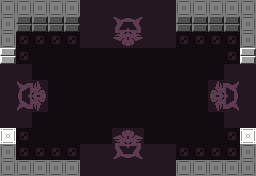

This is a level from a 2D game, rendered from its Tiled map with the project's own tilesets. A one-line summary and the map file follow, with tile-layer data summarised:
An orthogonal 16x11 tile map with 16x16 px tiles, 18 tile layers (Base, Attributes, Base, Attributes, ...), 4 tilesets.

<map version="1.10" tiledversion="1.11.2" orientation="orthogonal" renderorder="right-down" width="16" height="11" tilewidth="16" tileheight="16" infinite="0" nextlayerid="66" nextobjectid="1">
 <properties>
  <property name="category" value="exterior" />
  <property name="color_emphasis" value="0" />
  <property name="dark" type="bool" value="false" />
  <property name="exit_east" type="bool" value="true" />
  <property name="exit_north" type="bool" value="true" />
  <property name="exit_south" type="bool" value="true" />
  <property name="exit_west" type="bool" value="true" />
  <property name="forbid_player_spawning" type="bool" value="false" />
  <property name="raster_effect" value="RASTER_EFFECT_NONE" />
  <property name="room_obj_palette" value="sprite_palette_overworld_table" />
  <property name="room_palette" value="warp_palette_table" />
 </properties>
 <tileset firstgid="1" source="../../MapTiles.tsx" />
 <tileset firstgid="257" source="../../DiscoFloorTiles.tsx" />
 <tileset firstgid="289" source="../../Attributes.tsx" />
 <tileset firstgid="293" source="../../TechnicalTiles.tsx" />
 <layer id="1" name="Base" width="16" height="11" opacity="0.5">
  <data>[176 cells, 176 non-empty, 4 distinct tile ids]</data>
 </layer>
 <layer id="2" name="Attributes" width="16" height="11" opacity="0.2">
  <data>[176 cells, 163 non-empty, 1 distinct tile ids]</data>
 </layer>
 <group id="36" name="Exit - West" class="overlay">
  <properties>
   <property name="adjacent_challenge" type="bool" value="true" />
   <property name="adjacent_exterior" type="bool" value="true" />
   <property name="adjacent_interior" type="bool" value="true" />
   <property name="adjacent_shop" type="bool" value="true" />
   <property name="direction" value="west" />
  </properties>
  <layer id="37" name="Base" width="16" height="11">
   <data>[176 cells, 10 non-empty, 3 distinct tile ids]</data>
  </layer>
  <layer id="38" name="Attributes" width="16" height="11" opacity="0.18">
   <data>[176 cells, 3 non-empty, 1 distinct tile ids]</data>
  </layer>
 </group>
 <group id="30" name="Exit - East" class="overlay">
  <properties>
   <property name="adjacent_challenge" type="bool" value="true" />
   <property name="adjacent_exterior" type="bool" value="true" />
   <property name="adjacent_interior" type="bool" value="true" />
   <property name="adjacent_shop" type="bool" value="true" />
   <property name="direction" value="east" />
  </properties>
  <layer id="31" name="Base" width="16" height="11">
   <data>[176 cells, 10 non-empty, 3 distinct tile ids]</data>
  </layer>
  <layer id="32" name="Attributes" width="16" height="11" opacity="0.2">
   <data>[176 cells, 6 non-empty, 1 distinct tile ids]</data>
  </layer>
 </group>
 <group id="33" name="Exit - South" class="overlay">
  <properties>
   <property name="adjacent_challenge" type="bool" value="true" />
   <property name="adjacent_exterior" type="bool" value="true" />
   <property name="adjacent_interior" type="bool" value="true" />
   <property name="adjacent_shop" type="bool" value="true" />
   <property name="direction" value="south" />
  </properties>
  <layer id="34" name="Base" width="16" height="11">
   <data>[176 cells, 12 non-empty, 1 distinct tile ids]</data>
  </layer>
  <layer id="35" name="Attributes" width="16" height="11" opacity="0.13">
   <data>[176 cells, 0 non-empty, 0 distinct tile ids]</data>
  </layer>
 </group>
 <group id="39" name="Exit - North" class="overlay">
  <properties>
   <property name="adjacent_challenge" type="bool" value="true" />
   <property name="adjacent_exterior" type="bool" value="true" />
   <property name="adjacent_interior" type="bool" value="true" />
   <property name="adjacent_shop" type="bool" value="true" />
   <property name="direction" value="north" />
  </properties>
  <layer id="40" name="Base" width="16" height="11">
   <data>[176 cells, 18 non-empty, 1 distinct tile ids]</data>
  </layer>
  <layer id="41" name="Attributes" width="16" height="11" opacity="0.13">
   <data>[176 cells, 0 non-empty, 0 distinct tile ids]</data>
  </layer>
 </group>
 <group id="45" name="Challenge - West" class="overlay">
  <properties>
   <property name="adjacent_challenge" type="bool" value="true" />
   <property name="adjacent_exterior" type="bool" value="false" />
   <property name="adjacent_interior" type="bool" value="false" />
   <property name="adjacent_shop" type="bool" value="false" />
   <property name="direction" value="west" />
  </properties>
  <layer id="46" name="Base" width="16" height="11">
   <data>[176 cells, 4 non-empty, 4 distinct tile ids]</data>
  </layer>
  <layer id="47" name="Attributes" width="16" height="11" opacity="0.2">
   <data>[176 cells, 0 non-empty, 0 distinct tile ids]</data>
  </layer>
 </group>
 <group id="42" name="Challenge - East" class="overlay">
  <properties>
   <property name="adjacent_challenge" type="bool" value="true" />
   <property name="adjacent_exterior" type="bool" value="false" />
   <property name="adjacent_interior" type="bool" value="false" />
   <property name="adjacent_shop" type="bool" value="false" />
   <property name="direction" value="east" />
  </properties>
  <layer id="43" name="Base" width="16" height="11">
   <data>[176 cells, 4 non-empty, 4 distinct tile ids]</data>
  </layer>
  <layer id="44" name="Attributes" width="16" height="11" opacity="0.2">
   <data>[176 cells, 0 non-empty, 0 distinct tile ids]</data>
  </layer>
 </group>
 <group id="51" name="Challenge - South" class="overlay">
  <properties>
   <property name="adjacent_challenge" type="bool" value="true" />
   <property name="adjacent_exterior" type="bool" value="false" />
   <property name="adjacent_interior" type="bool" value="false" />
   <property name="adjacent_shop" type="bool" value="false" />
   <property name="direction" value="south" />
  </properties>
  <layer id="52" name="Base" width="16" height="11">
   <data>[176 cells, 4 non-empty, 4 distinct tile ids]</data>
  </layer>
  <layer id="53" name="Attributes" width="16" height="11" opacity="0.2">
   <data>[176 cells, 0 non-empty, 0 distinct tile ids]</data>
  </layer>
 </group>
 <group id="48" name="Challenge - North" class="overlay">
  <properties>
   <property name="adjacent_challenge" type="bool" value="true" />
   <property name="adjacent_exterior" type="bool" value="false" />
   <property name="adjacent_interior" type="bool" value="false" />
   <property name="adjacent_shop" type="bool" value="false" />
   <property name="direction" value="north" />
  </properties>
  <layer id="49" name="Base" width="16" height="11">
   <data>[176 cells, 4 non-empty, 4 distinct tile ids]</data>
  </layer>
  <layer id="50" name="Attributes" width="16" height="11" opacity="0.2">
   <data>[176 cells, 0 non-empty, 0 distinct tile ids]</data>
  </layer>
 </group>
</map>
